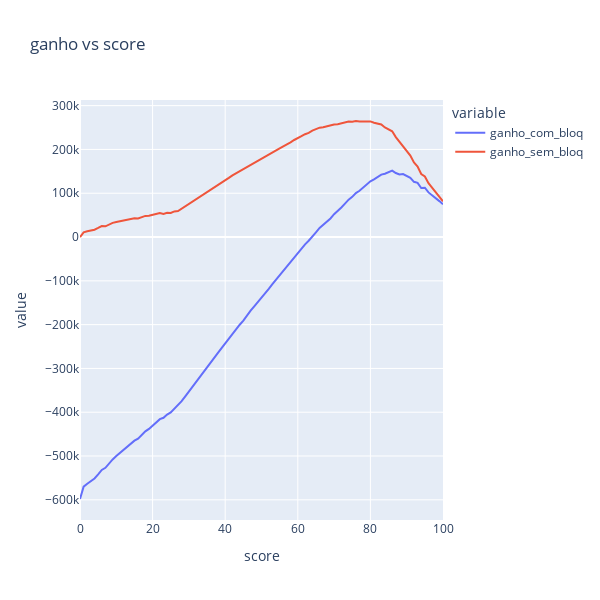

The code cell stored with this chart in its notebook:
### Code cell
import plotly.express as px

fig = px.line(df_gain, x="score", y=["ganho_com_bloq","ganho_sem_bloq"], title='ganho vs score')

fig.update_layout(
    autosize=False,
    width=600,
    height=600,)

fig.show()
